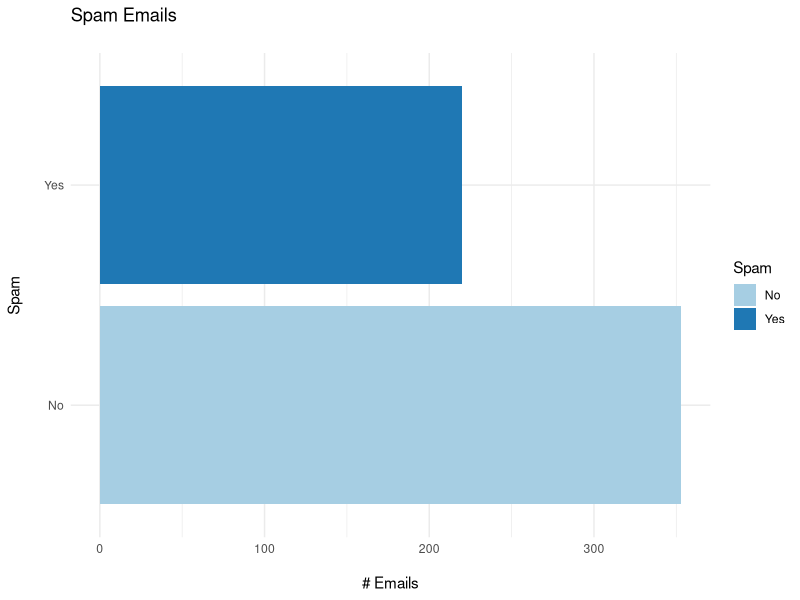

Write R code to recreate this figure. (Note: this script raises an error after producing the figure.)
library(e1071)
library(caret)
library(tidyverse)
library(RColorBrewer)

# Load the email spam data and wrangle it.
email <- read.csv("data/email-spam.csv") %>% tibble()

# Factorize the output variable with "Yes" and "No".
email$spam <- factor(
  ifelse(email$spam == 1, "Yes", "No"),
  levels = c("Yes", "No"))

# Visualize the distribution of emails.
email %>%
  group_by(spam) %>%
  count(name = "freq") %>%
  ungroup() %>%
  mutate(spam = fct_reorder(spam, levels(spam))) %>%
  ggplot(aes(x = spam, y = freq, fill = spam)) +
  geom_bar(stat = "identity") +
  labs(
    title = "Spam Emails\n",
    x = "Spam\n",
    y = "\n# Emails",
    fill = "Spam"
  ) +
  coord_flip() +
  theme_minimal() +
  scale_fill_brewer(palette = "Paired")

# Partition the data into a training set and test set.
test.index <- sample(1:nrow(email), size = floor(0.75 * nrow(jobs)))
email$test <- F
email$test[test.index] <- T

# Train a Naive Bayes classifier on the training data.
set.seed(7483)
nb <- naiveBayes(spam ~ ., data = email, subset = which(test == T))

# Use the model to predict the test data.
pred <- predict(nb, email[email$test == F,], type = "class")

# Evaluate the model.
confusionMatrix(pred, email$spam[email$test == F])
